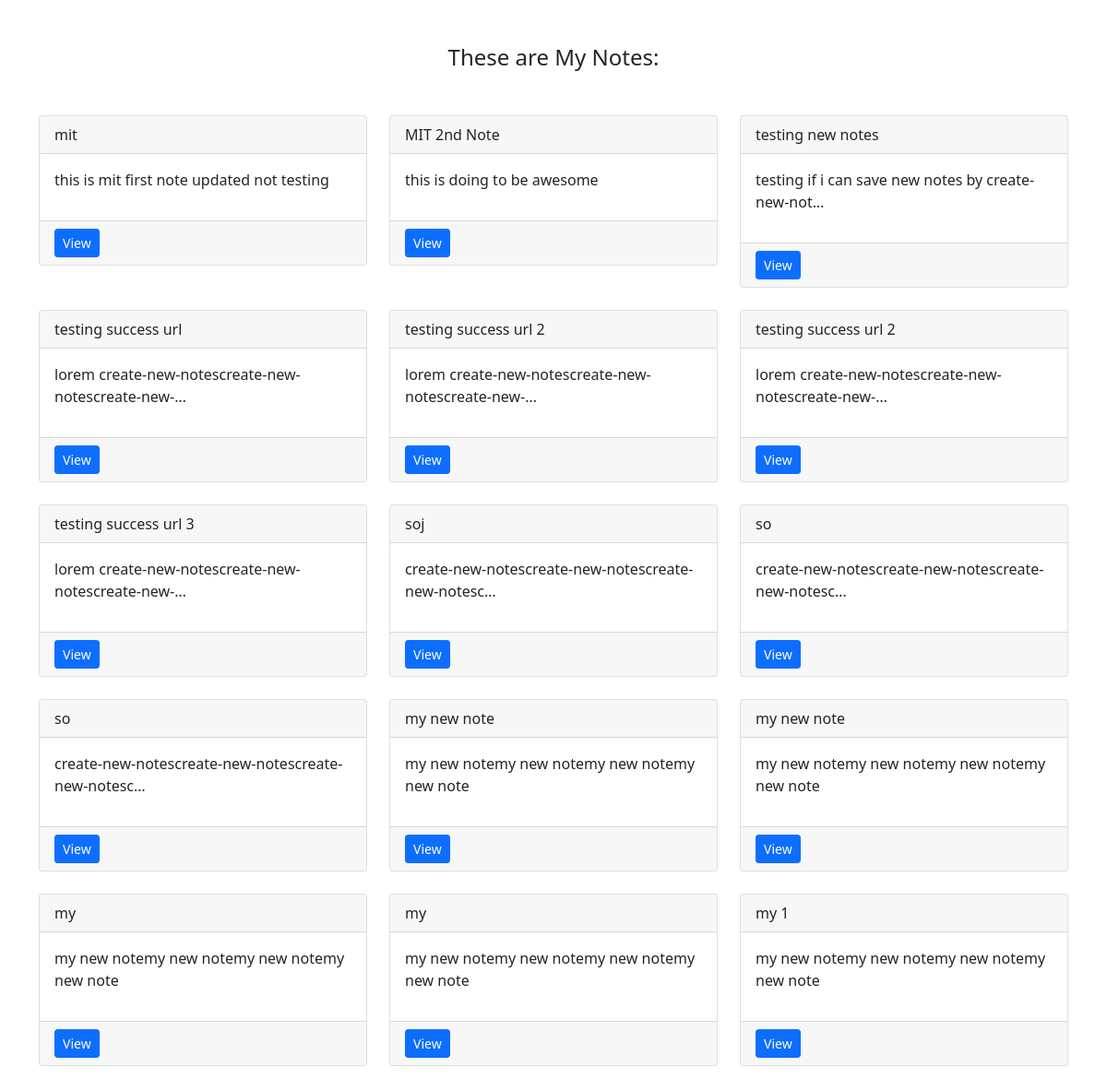
Page /mit/notes/ (signed in) on the earlier database version.
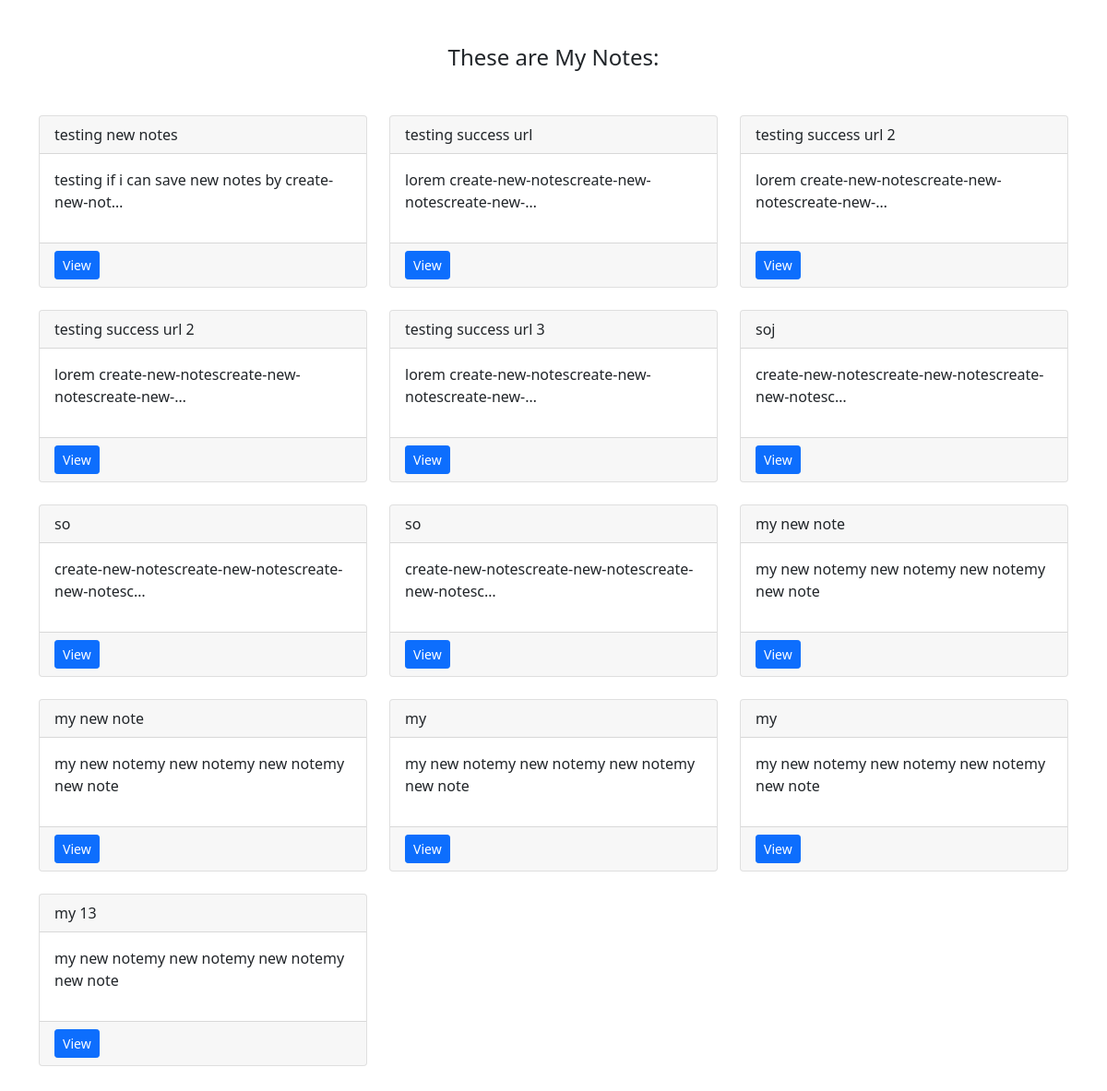
Same page on the later database version.
### notes/models.py (models this page shows)
class Notes(models.Model):
    title = models.CharField(max_length=200)
    text = models.TextField()
    created = models.DateTimeField(auto_now_add=True)
    User = models.ForeignKey(User, on_delete=models.CASCADE, related_name='notes')

### notes/views.py (the view)
# urls.py: path('notes/', views.NotesListView.as_view(), name='my-notes'),
class NotesListView(LoginRequiredMixin, ListView):
    model = Notes
    context_object_name = 'notes'
    login_url = '/admin'
    def get_queryset(self):
        return self.request.user.notes.all()

### notes/templates/notes/notes_list.html
{% extends 'base.html' %}
{% load static %}
{% block content %}
<div class="row">
    <div class="col">
        <div class="notes_list_heading text-center mb-5">
            <h1 class="fs-4">These are My Notes:</h1>
        </div>
    </div>
</div>
<div class="row">
    {% for note in notes%}
    <div class="col-md-4">
        <div class="card mb-4">
            <div class="card-header">{{note.title}}</div>
            <div class="card-body">
                <p>{{note.text|truncatechars:50}}</p>
            </div>
            <div class="card-footer">
                <a href="{% url 'my-notes-detail' pk=note.id %}" class="btn btn-primary btn-sm">View</a>
            </div>
        </div>
    </div>
    {% endfor %}
</div>
{% endblock %}

Differences in the rows shown:
removed Notes: title "mit", text "this is mit first note updated not testing"
removed Notes: title "MIT 2nd Note", text "this is doing to be awesome"
changed Notes (number 13 of 13 on the later page): title "my 1" → "my 13"
